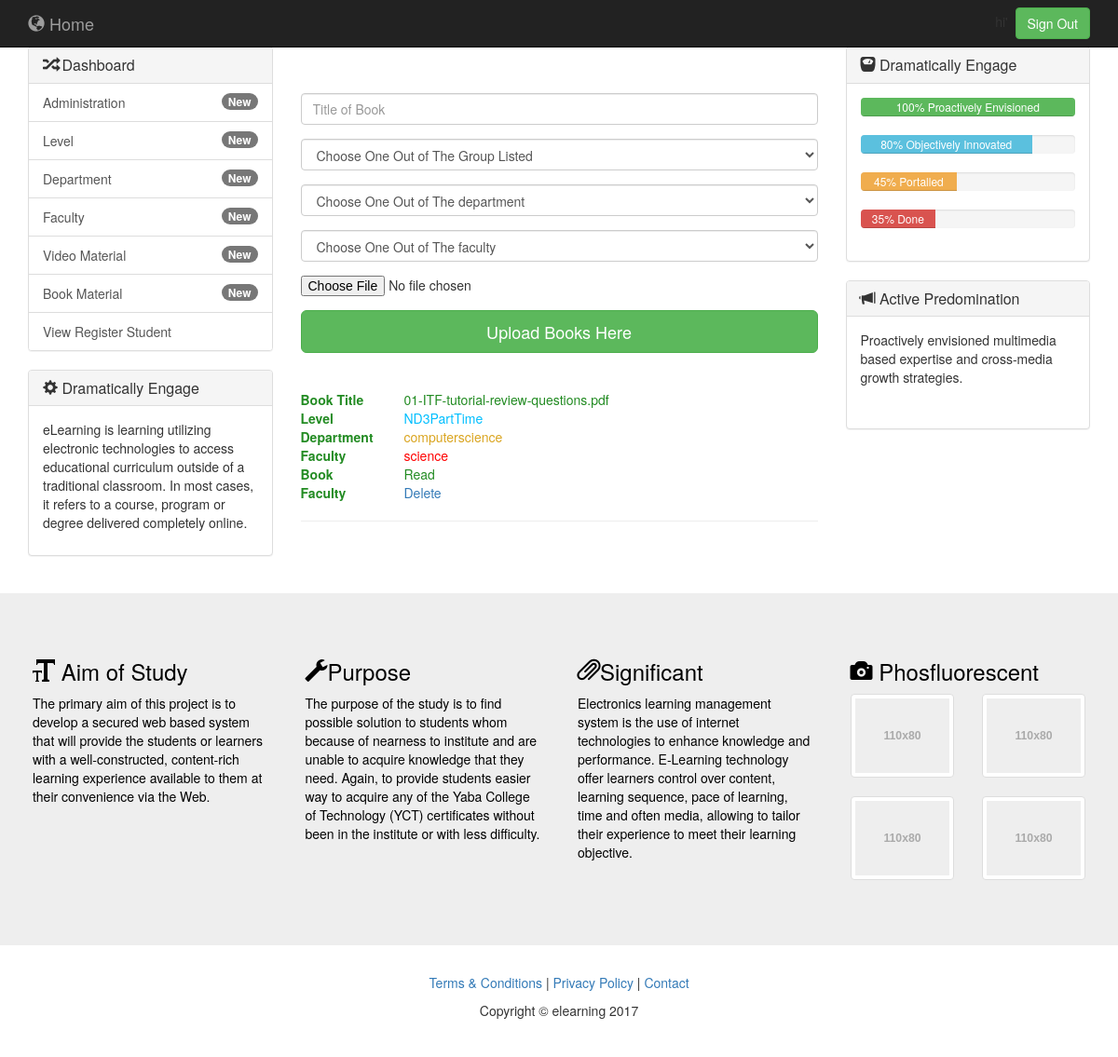
The page /auth/book.php (signed in) on the database its author committed.
### tables this page shows
CREATE TABLE `club_material` (
  `id` int(11) NOT NULL,
  `title` varchar(200) NOT NULL,
  `level` varchar(100) NOT NULL,
  `department` varchar(50) NOT NULL,
  `faculty` varchar(50) NOT NULL,
  `image` blob NOT NULL
);

### auth/book.php (the view, shortened to what this page needs)
<!DOCTYPE html>
<html lang="en">
<head>
    <link href="css/bootstrap.min.css" rel="stylesheet">
    <link href="css/custom.css" rel="stylesheet">
</head>
<body>
   	<?php require('include/nav.php'); ?>
<div class="container-fluid">
		<?php require('include/left_column.php'); ?>
		<div class="col-sm-6">
    <form  action="upload_group_material.php" method="post" enctype="multipart/form-data">
    	<table align="center" width="100%" border="0" style="margin-top: 50px;">
    	<tr>
    		<td>
    			<input name="title" type="text" placeholder="Title of Book" required class="form-control form-group" />
    		</td>
    	</tr>
    	<tr>
    		<td>
    			<select name="level" class="form-control form-group">
			        <?php
			        echo "<option value=\"\">Choose One Out of The Group Listed</option>";
			        ?>
    			</select>
    		</td>
    	</tr>
		<tr>
    		<td>
    			<select name="department" class="form-control form-group">
			        <?php
			        echo "<option value=\"\">Choose One Out of The department</option>";
			        ?>
    			</select>
    		</td>
    	</tr>
		<tr>
    		<td>
    			<select name="faculty" class="form-control form-group">
			        <?php
			        echo "<option value=\"\">Choose One Out of The faculty</option>";
			        ?>
    			</select>
    		</td>
    	</tr>
    	<tr>
    		<td>
    			<input type="file" name="uploaded" id="file" class="ed form-group" id="brnu" />
    		</td>
    	</tr>
    	<tr>
			<td><button type="submit" name="btn-signup" class="btn btn-success btn-lg btn-block">Upload Books Here</button></td>
		</tr>
		</table>
	</form>
		<br/><br/>
			<div>
				        <?php
            $connect = mysql_connect("localhost", "root", "");
            $sql = mysql_query("SELECT * FROM club_material ",$connect);
            echo "<table border=\"0\" width='100%'>";
				 while ($result = mysql_fetch_array ($sql))
				{
					echo "<tr>";
					echo "<th style='color: #228B22; width:20%;'>Book Title</th>";
					echo "<td style='color:#228B22'>".$result["title"]."</td>";
					echo "</tr>";
					echo "<tr>";
					echo "<th style='color: #228B22; width:20%;'>Level</th>";
					echo "<td style='color:#00BFFF'>".$result["level"]."</td>";
					echo "</tr>";
					echo "<tr>";
					echo "<th style='color: #228B22; width:20%;'>Department</th>";
					echo "<td style='color:#DAA520'>".$result["department"]."</td>";
					echo "</tr>";
					echo "<tr>";
					echo "<th style='color: #228B22; width:20%;'>Faculty</th>";
					echo "<td style='color:#FF0000'>".$result["faculty"]."</td>";
					echo "</tr>";
					echo "<tr>";
					echo "<th style='color: #228B22; width:20%;'>Book</th>";
					echo "<td ><a href=\"auth/".$result['image']."\" target=\"_blank\" style='color:#228B22'>Read</a></td>";
					echo "</tr>";
					echo "<tr>";
					echo "<th style='color: #228B22; width:20%;'>Faculty</th>";
					echo "<td><a href=\"delete.php?id=".$result['id']."\">Delete</a></td>";
					echo "</tr>";
					echo "<tr>";
					echo "<th colspan='2'><hr></th>";
					echo "<tr>";
					echo "<tr>";
					echo "<th colspan='2'>&nbsp;</th>";
				}
            echo "</table>";
            ?>
			</div>
		</div>
	  	<?php require('include/right_column.php'); ?>
	</div>
	  	<?php require('include/footer.php'); ?>
</body>
</html>

### auth/css/custom.css (style rules this page uses)
body { padding-top: 50px; }

### rows shown on the page
club_material: title "01-ITF-tutorial-review-questions.pdf", level "ND3PartTime", department "computerscience", faculty "science"
